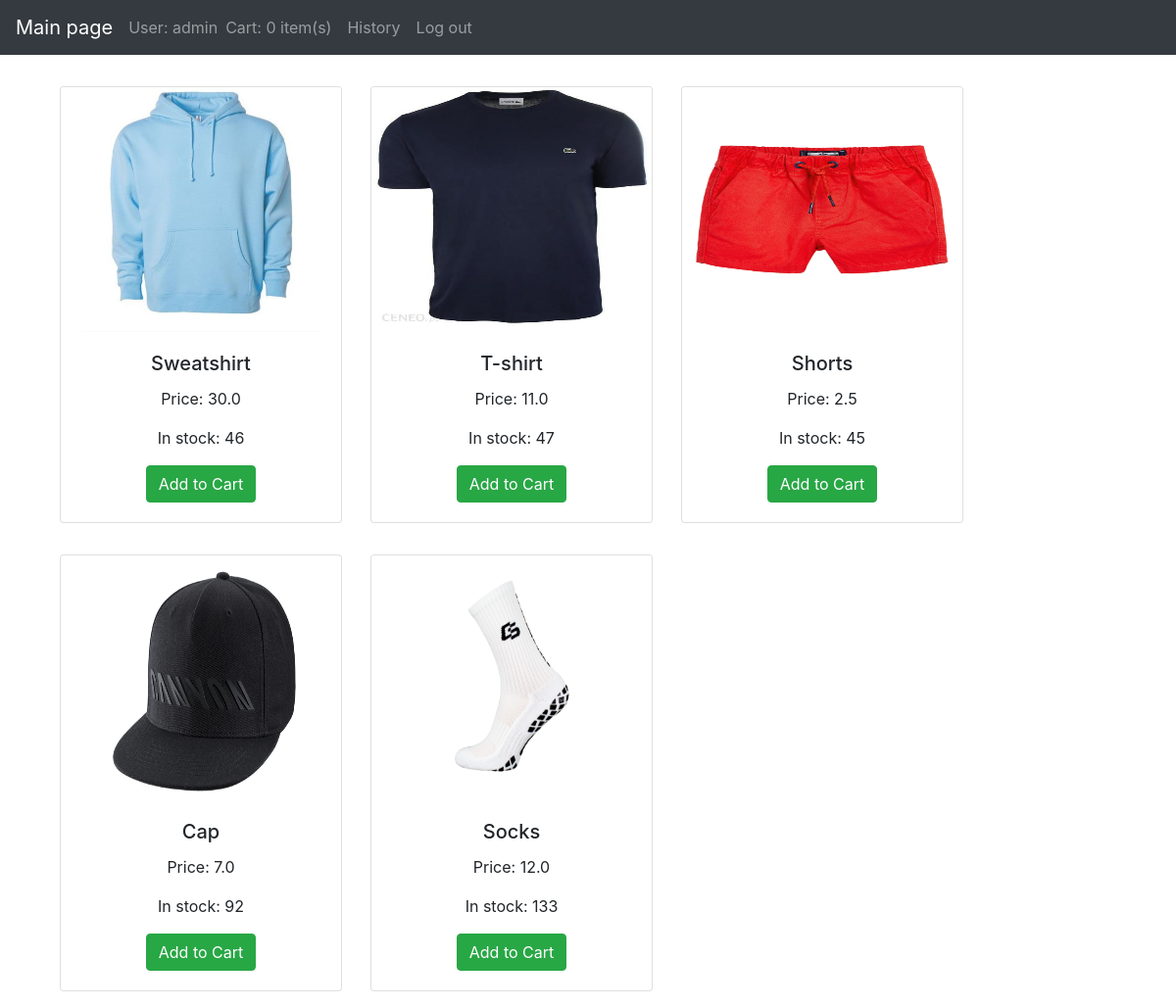
Before: / (signed in) with the older database file.
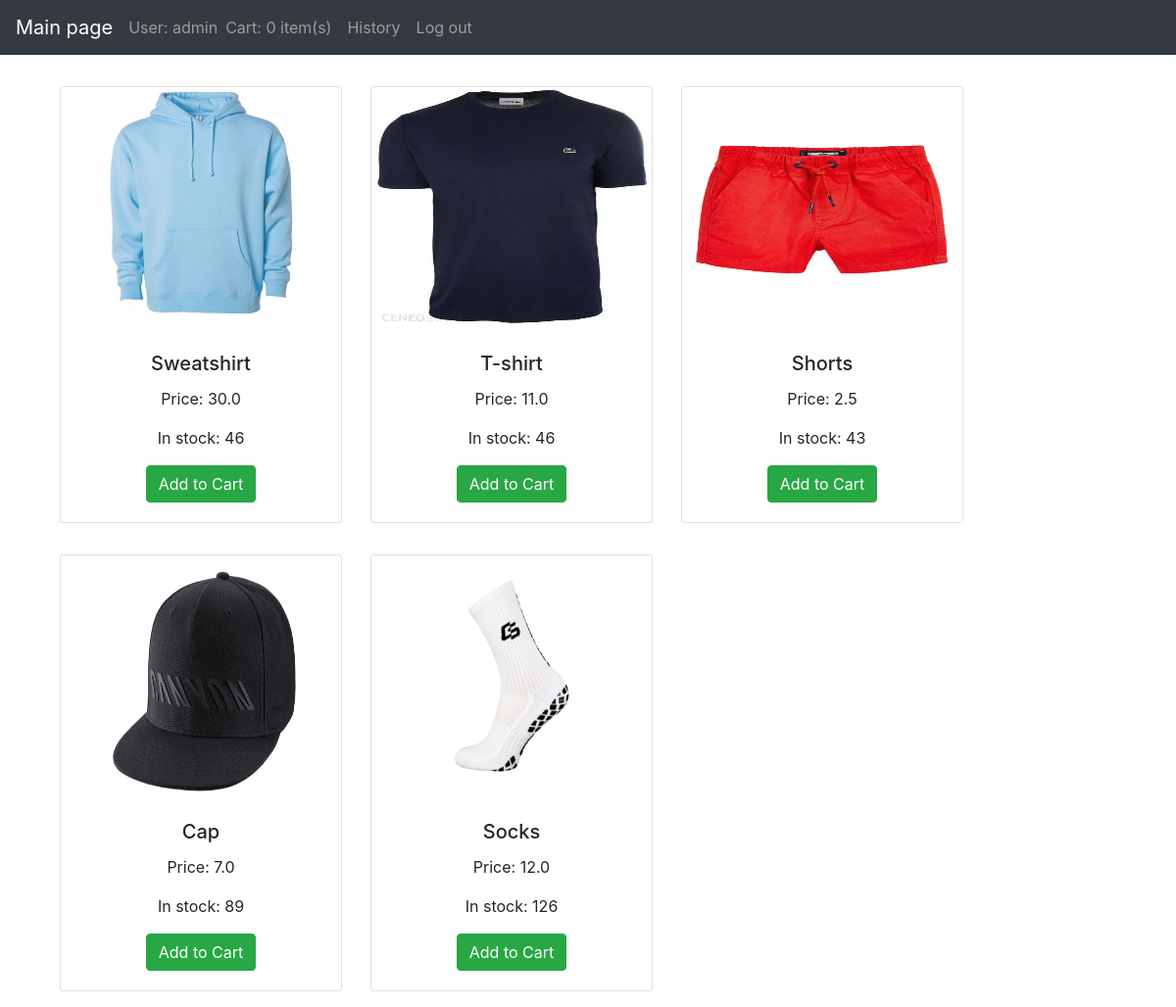
After: the same page with the newer database file.
### store/models.py (models this page shows, shortened)
class Product(models.Model):
    name = models.CharField(max_length=200)
    price = models.FloatField()
    image = models.ImageField(null=True, blank=True)
    instock = models.IntegerField(default=100)
    @property
    def imageURL(self):
        try:
            url = self.image.url
        except:
            url = ''
        return url

### store/views.py (the view)
# urls.py: path('', views.index, name="store"),
def index(request):
    if request.user.is_anonymous:
        return redirect('register')
    else:
        data = prepareCartData(request)
        cartItems = data['cartItems']
        products = Product.objects.all()
        context = {'products': products, 'cartItems': cartItems}
        return render(request, 'store.html', context)

### store/data.py (called while the page is built)
def prepareCartData(request):
    customer=request.user.customer
    if Order.objects.filter(customer=customer, complete= False).exists():
        order = Order.objects.get(customer=customer, complete= False)
    else:
        order = Order.objects.create(customer= customer,complete= False)
    cartItems= order.get_cart_items
    items = order.orderitem_set.all()
    return {'cartItems': cartItems, 'order': order, 'items': items}

### store/models.py (called while the page is built)
    @property
    def get_cart_items(self):
        orderitems = self.orderitem_set.all()
        total = sum([item.quantity for item in orderitems])
        return total

### templates/store.html
{% extends 'main.html' %}
{% load static %}
{% block content %}
	<div class="row">
		{% for product in products %}
		    <div class="col-sm-3 m-3">
                <div class="card text-center" style="width: 18rem;">
                <img class="card-img-top" src="{{product.imageURL}}" alt="Card image cap" width="250" height="250">
                    <div class="card-body">
                    <h5 class="card-title">{{product.name}}</h5>
                    <p class="card-text">Price: {{product.price}} </p>
                        <p class="card-text">In stock: {{product.instock}} </p>
                        {% if product.instock > 0 %}
                    <button data-product="{{product.id}}" data-action="add" class="btn btn-success update-cart">Add to Cart</button>
                        {% endif %}
                    </div>
                </div>
            </div>
		{% endfor %}
	</div>
{% endblock content %}

Changed rows visible on the page:
changed Product "T-shirt": instock "47" → "46"
changed Product "Shorts": instock "45" → "43"
changed Product "Cap": instock "92" → "89"
changed Product "Socks": instock "133" → "126"
